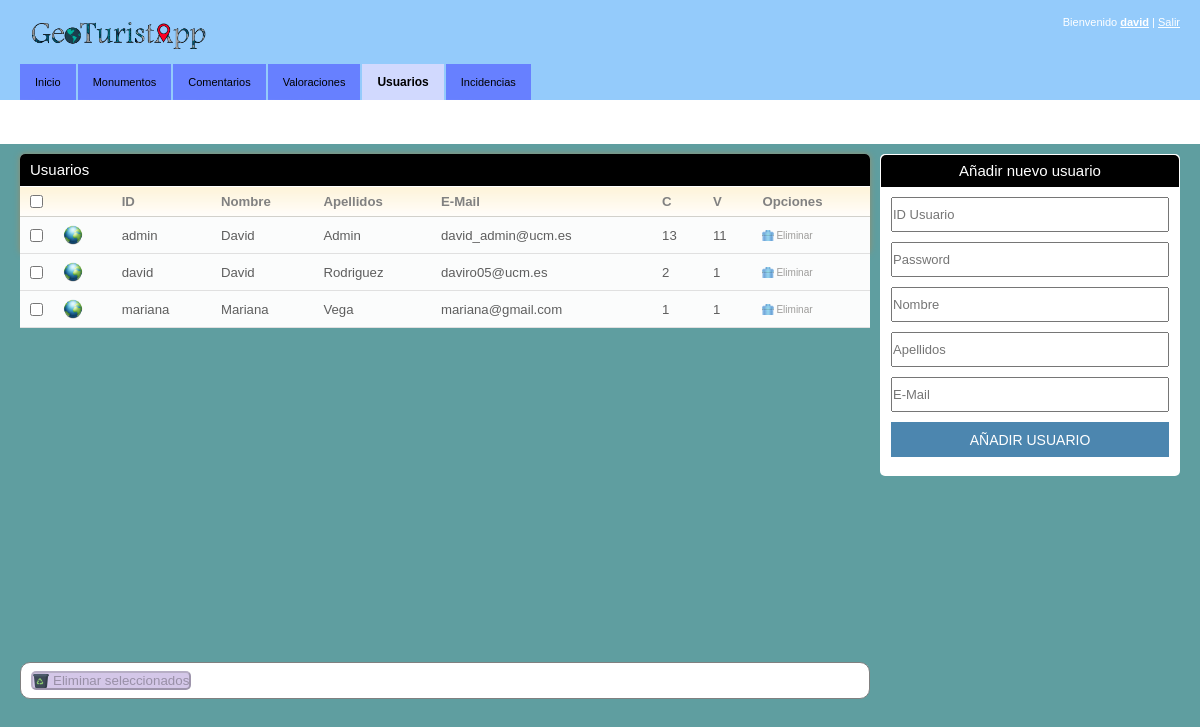
The page /inicio.php?id=usuarios (signed in) on the database its author committed.
### tables this page shows
CREATE TABLE `usuarios` (
  `id_usuario` varchar(40) NOT NULL,
  `nombre` varchar(40) NOT NULL,
  `apellidos` varchar(40) NOT NULL,
  `password` varchar(40) NOT NULL,
  `email` varchar(40) NOT NULL,
  `comentarios` int(11) NOT NULL,
  `valoraciones` int(11) NOT NULL,
  `img_perfil` varchar(200) NOT NULL
);

### funciones_BD.php (the view, shortened to what this page needs)
<?php
function obtener_usuarios($conexion){
	$usuarios = mysqli_query($conexion,"SELECT * FROM usuarios");
	if($usuarios){
		while($fila = mysqli_fetch_array($usuarios))
		{
			echo "<tr>
				<td><input type='checkbox' name='usu_sel[]' class='lugares_sel' value='$fila[id_usuario]'/></td>
				<td><img class='img_perfil' src='./multimedia/img_perfiles/$fila[img_perfil]'></td>
				<td>$fila[id_usuario]</td>
				<td>$fila[nombre]</td>
				<td>$fila[apellidos]</td>
				<td>$fila[email]</td>
				<td>$fila[comentarios]</td>
				<td>$fila[valoraciones]</td>
				<td><a href='inicio.php?id=usuarios&eliminar=$fila[id_usuario]' class='ico del' onclick='return confirmar()'>Eliminar</a>
			</tr>";
		}
	}
}
?>

### css/style_inicio.css (style rules this page uses)
* { padding:0; margin:0; outline:0; }
body { background:cadetblue; font-family: Verdana, sans-serif; font-size:11px; line-height:14px; color:#5e5e5e; }
input, textarea, select { font-family: Verdana, sans-serif; font-size:13px; }
a { text-decoration: underline; cursor:pointer; }
.table td { background:#fbfcfc; border-bottom:solid 1px #e0e0e0; padding:8px 10px; }
a.ico { color:#9d9c9a; font-size:10px; text-decoration: none; padding:0 0 0 14px; background-repeat:no-repeat; background-position:0 0; }
a.del { background-image:url(../img/del.gif) }
.img_perfil { width: 20px; }

### rows shown on the page
usuarios: img_perfil (picture), id_usuario "admin", nombre "David", apellidos "Admin", email "david_admin@ucm.es", comentarios "13", valoraciones "11"
usuarios: img_perfil (picture), id_usuario "david", nombre "David", apellidos "Rodriguez", email "daviro05@ucm.es", comentarios "2", valoraciones "1"
usuarios: img_perfil (picture), id_usuario "mariana", nombre "Mariana", apellidos "Vega", email "mariana@gmail.com", comentarios "1", valoraciones "1"

### other values the page prints
$_SESSION['usuario'] "david"
